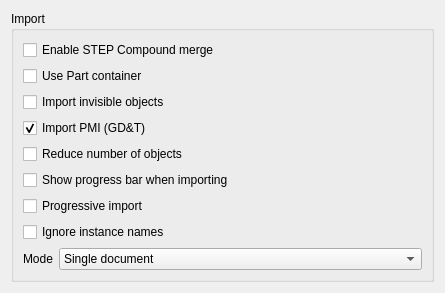
<?xml version="1.0" encoding="UTF-8"?>
<ui version="4.0">
 <class>PartGui::DlgImportStep</class>
 <widget class="QWidget" name="PartGui::DlgImportStep">
  <property name="geometry">
   <rect>
    <x>0</x>
    <y>0</y>
    <width>445</width>
    <height>292</height>
   </rect>
  </property>
  <property name="windowTitle">
   <string>STEP</string>
  </property>
  <layout class="QGridLayout" name="gridLayout_4">
   <item row="1" column="0">
    <widget class="QGroupBox" name="GroupBox2">
     <property name="title">
      <string>Import</string>
     </property>
     <layout class="QVBoxLayout" name="verticalLayout">
      <item>
       <widget class="Gui::PrefCheckBox" name="checkBoxMergeCompound">
        <property name="toolTip">
         <string>If checked, no Compound merge will be done
during file reading (slower but higher details).</string>
        </property>
        <property name="text">
         <string>Enable STEP Compound merge</string>
        </property>
        <property name="prefEntry" stdset="0">
         <cstring>ReadShapeCompoundMode</cstring>
        </property>
        <property name="prefPath" stdset="0">
         <cstring>Mod/Import/hSTEP</cstring>
        </property>
       </widget>
      </item>
      <item>
       <widget class="Gui::PrefCheckBox" name="checkBoxUseAppPart">
        <property name="toolTip">
         <string>Select this to use App::Part as group container, or else use App::LinkGroup.</string>
        </property>
        <property name="text">
         <string>Use Part container</string>
        </property>
        <property name="prefEntry" stdset="0">
         <cstring>UseAppPart</cstring>
        </property>
        <property name="prefPath" stdset="0">
         <cstring>Mod/Import</cstring>
        </property>
       </widget>
      </item>
      <item>
       <widget class="Gui::PrefCheckBox" name="checkBoxImportHiddenObj">
        <property name="toolTip">
         <string>Select this to import invisible objects.</string>
        </property>
        <property name="text">
         <string>Import invisible objects</string>
        </property>
        <property name="prefEntry" stdset="0">
         <cstring>ImportHiddenObject</cstring>
        </property>
        <property name="prefPath" stdset="0">
         <cstring>Mod/Import</cstring>
        </property>
       </widget>
      </item>
      <item>
       <widget class="Gui::PrefCheckBox" name="checkBoxReadPMI">
        <property name="toolTip">
         <string>Read the file's product manufacturing information: dimensions, geometric tolerances, datums, notes and saved views, and the supplemental geometry they are on. Needs the PMI module.</string>
        </property>
        <property name="text">
         <string>Import PMI (GD&amp;&amp;T)</string>
        </property>
        <property name="checked">
         <bool>true</bool>
        </property>
        <property name="prefEntry" stdset="0">
         <cstring>ReadPMI</cstring>
        </property>
        <property name="prefPath" stdset="0">
         <cstring>Mod/Import</cstring>
        </property>
       </widget>
      </item>
      <item>
       <widget class="Gui::PrefCheckBox" name="checkBoxReduceObjects">
        <property name="toolTip">
         <string>Reduce number of objects using Link array</string>
        </property>
        <property name="text">
         <string>Reduce number of objects</string>
        </property>
        <property name="prefEntry" stdset="0">
         <cstring>ReduceObjects</cstring>
        </property>
        <property name="prefPath" stdset="0">
         <cstring>Mod/Import</cstring>
        </property>
       </widget>
      </item>
      <item>
       <widget class="Gui::PrefCheckBox" name="checkBoxShowProgress">
        <property name="toolTip">
         <string>Show progress bar when importing</string>
        </property>
        <property name="text">
         <string>Show progress bar when importing</string>
        </property>
        <property name="prefEntry" stdset="0">
         <cstring>ShowProgress</cstring>
        </property>
        <property name="prefPath" stdset="0">
         <cstring>Mod/Import</cstring>
        </property>
       </widget>
      </item>
      <item>
       <widget class="Gui::PrefCheckBox" name="checkBoxProgressiveImport">
        <property name="toolTip">
         <string>Create the imported objects incrementally so the model shows up while the import is still running (single document mode only)</string>
        </property>
        <property name="text">
         <string>Progressive import</string>
        </property>
        <property name="prefEntry" stdset="0">
         <cstring>ProgressiveImport</cstring>
        </property>
        <property name="prefPath" stdset="0">
         <cstring>Mod/Import</cstring>
        </property>
       </widget>
      </item>
      <item>
       <widget class="Gui::PrefCheckBox" name="checkBoxUseBaseName">
        <property name="toolTip">
         <string>Do not use instance name. Useful for some legacy STEP file with non-meaningful auto generated instance names.</string>
        </property>
        <property name="text">
         <string>Ignore instance names</string>
        </property>
        <property name="prefEntry" stdset="0">
         <cstring>UseBaseName</cstring>
        </property>
        <property name="prefPath" stdset="0">
         <cstring>Mod/Import</cstring>
        </property>
       </widget>
      </item>
      <item>
       <layout class="QHBoxLayout" name="horizontalLayout">
        <item>
         <widget class="QLabel" name="label_5">
          <property name="text">
           <string>Mode</string>
          </property>
         </widget>
        </item>
        <item>
         <widget class="Gui::PrefComboBox" name="comboBoxImportMode">
          <property name="sizePolicy">
           <sizepolicy hsizetype="Expanding" vsizetype="Fixed">
            <horstretch>0</horstretch>
            <verstretch>0</verstretch>
           </sizepolicy>
          </property>
          <property name="prefEntry" stdset="0">
           <cstring>ImportMode</cstring>
          </property>
          <property name="prefPath" stdset="0">
           <cstring>Mod/Import</cstring>
          </property>
          <item>
           <property name="text">
            <string>Single document</string>
           </property>
          </item>
          <item>
           <property name="text">
            <string>Assembly per document</string>
           </property>
          </item>
          <item>
           <property name="text">
            <string>Assembly per document in sub-directory</string>
           </property>
          </item>
          <item>
           <property name="text">
            <string>Object per document</string>
           </property>
          </item>
          <item>
           <property name="text">
            <string>Object per document in sub-directory</string>
           </property>
          </item>
         </widget>
        </item>
       </layout>
      </item>
     </layout>
    </widget>
   </item>
  </layout>
 </widget>
 <customwidgets>
  <customwidget>
   <class>Gui::PrefCheckBox</class>
   <extends>QCheckBox</extends>
   <header>Gui/PrefWidgets.h</header>
  </customwidget>
  <customwidget>
   <class>Gui::PrefComboBox</class>
   <extends>QComboBox</extends>
   <header>Gui/PrefWidgets.h</header>
  </customwidget>
 </customwidgets>
 <tabstops>
  <tabstop>checkBoxMergeCompound</tabstop>
  <tabstop>checkBoxImportHiddenObj</tabstop>
  <tabstop>checkBoxReduceObjects</tabstop>
  <tabstop>checkBoxShowProgress</tabstop>
  <tabstop>checkBoxUseBaseName</tabstop>
  <tabstop>comboBoxImportMode</tabstop>
 </tabstops>
 <resources/>
 <connections/>
</ui>
